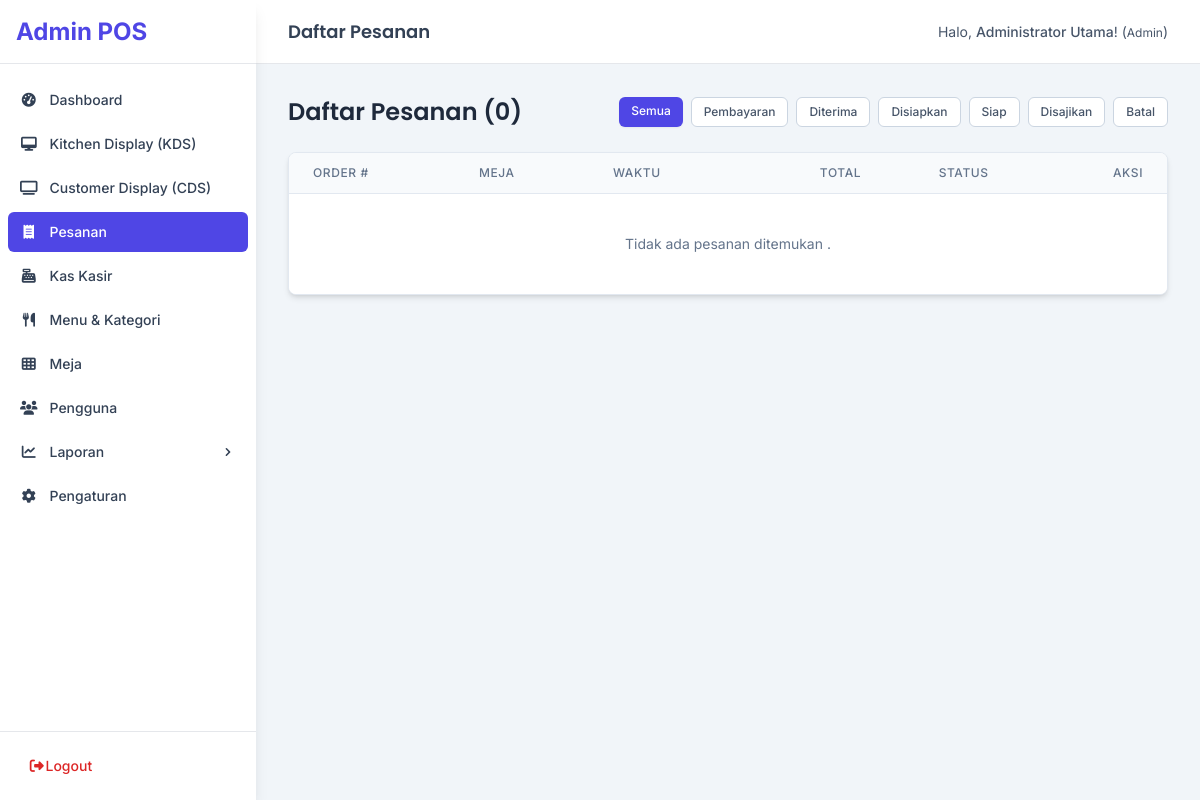
/admin/orders (signed in), run on an earlier commit of the app's database.
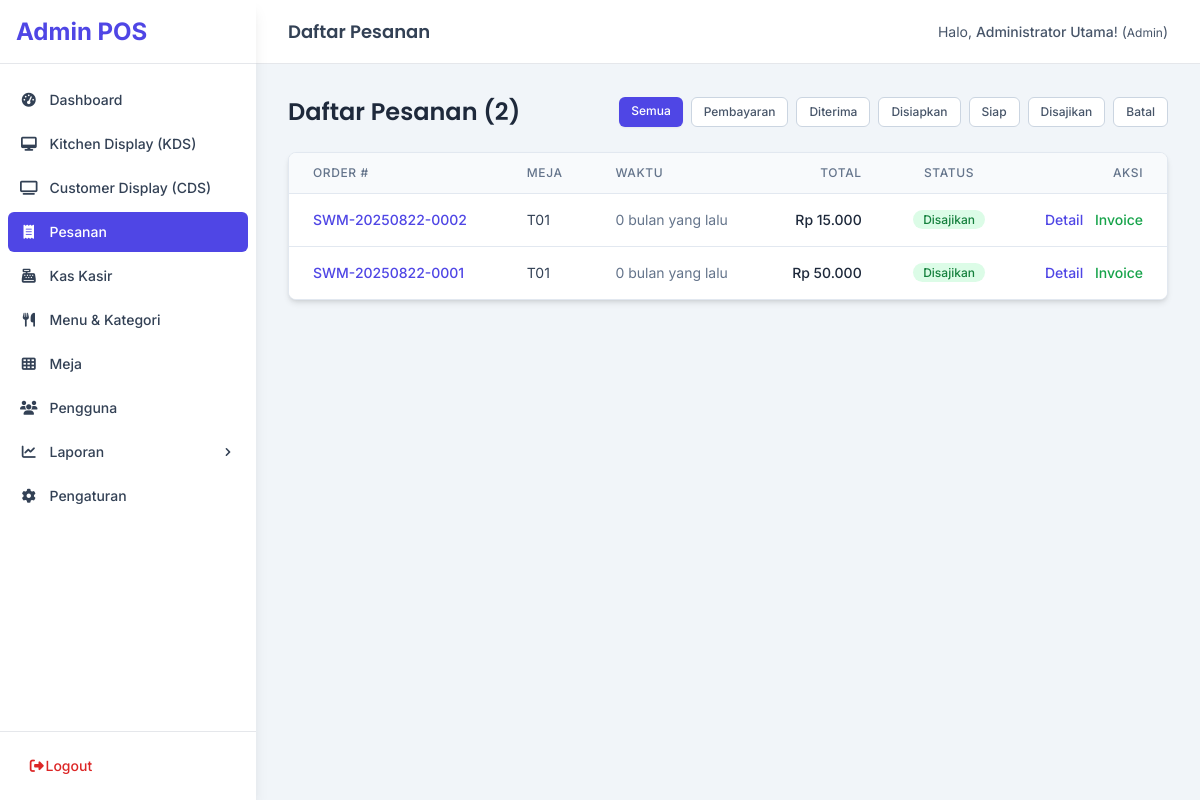
And on a later commit of the database.
### tables this page shows
CREATE TABLE IF NOT EXISTS `orders` (
  `id` bigint(20) unsigned NOT NULL AUTO_INCREMENT,
  `table_id` int(10) unsigned NOT NULL COMMENT 'Relasi ke meja tempat pesanan dibuat',
  `order_number` varchar(100) NOT NULL COMMENT 'Nomor unik pesanan (e.g., STW-YYYYMMDD-NNN)',
  `total_amount` decimal(15,2) NOT NULL DEFAULT '0.00' COMMENT 'Total harga pesanan (dihitung dari order_items)',
  `status` varchar(25) NOT NULL DEFAULT 'pending_payment' COMMENT 'Status progres pesanan',
  `notes` text DEFAULT NULL COMMENT 'Catatan tambahan dari pelanggan untuk keseluruhan pesanan',
  `order_time` timestamp NOT NULL DEFAULT CURRENT_TIMESTAMP COMMENT 'Waktu pesanan dibuat',
  `created_at` timestamp DEFAULT CURRENT_TIMESTAMP,
  `updated_at` timestamp DEFAULT CURRENT_TIMESTAMP ON UPDATE CURRENT_TIMESTAMP,
  `shipping_cost` decimal(15,2) NOT NULL DEFAULT '0.00',
  `service_charge` decimal(15,2) NOT NULL DEFAULT '0.00',
  `mdr_service_fee` decimal(15,2) NOT NULL DEFAULT '0.00',
  `rounding` decimal(15,2) NOT NULL DEFAULT '0.00',
  `tax` decimal(15,2) NOT NULL DEFAULT '0.00',
  `other_revenue` decimal(15,2) NOT NULL DEFAULT '0.00',
  `purchase_promo` decimal(15,2) NOT NULL DEFAULT '0.00',
  `product_promo` decimal(15,2) NOT NULL DEFAULT '0.00',
  `complimentary` decimal(15,2) NOT NULL DEFAULT '0.00',
  `admin_fee` decimal(15,2) NOT NULL DEFAULT '0.00',
  `refunds` decimal(15,2) NOT NULL DEFAULT '0.00',
  `mdr_fee` decimal(15,2) NOT NULL DEFAULT '0.00',
  `commission` decimal(15,2) NOT NULL DEFAULT '0.00',
  PRIMARY KEY (`id`)  ,
  UNIQUE KEY `order_number` (`order_number`),
  KEY `fk_orders_tables_idx` (`table_id`),
  KEY `idx_orders_status` (`status`),
  KEY `idx_orders_order_time` (`order_time`),
  CONSTRAINT `fk_orders_tables` FOREIGN KEY (`table_id`) REFERENCES `tables` (`id`) ON UPDATE CASCADE
);

CREATE TABLE IF NOT EXISTS `tables` (
  `id` int(10) unsigned NOT NULL AUTO_INCREMENT,
  `table_number` varchar(50) NOT NULL COMMENT 'Nomor atau Nama Meja (e.g., T01, T02, VIP 1)',
  `qr_code_identifier` varchar(100) NOT NULL COMMENT 'Identifier unik untuk URL QR Code (bisa UUID atau random string)',
  `description` varchar(255) DEFAULT NULL COMMENT 'Deskripsi tambahan meja',
  `is_active` tinyint(1) NOT NULL DEFAULT '1' COMMENT 'Apakah meja ini aktif digunakan',
  `created_at` timestamp DEFAULT CURRENT_TIMESTAMP,
  `updated_at` timestamp DEFAULT CURRENT_TIMESTAMP ON UPDATE CURRENT_TIMESTAMP,
  PRIMARY KEY (`id`)  ,
  UNIQUE KEY `table_number` (`table_number`),
  UNIQUE KEY `qr_code_identifier` (`qr_code_identifier`),
  KEY `idx_tables_table_number` (`table_number`),
  KEY `idx_tables_qr_code_identifier` (`qr_code_identifier`)
);

### app/views/admin/orders/index.php (the view, shortened to what the changed rows need)
<?php
$orders = $orders ?? [];
$statusFilter = $statusFilter ?? 'all';
$totalOrders = $totalOrders ?? 0;
$statusClasses = [
    'pending_payment' => 'bg-orange-100 text-orange-700 animate-pulse',
    'received' => 'bg-blue-100 text-blue-700',
    'preparing' => 'bg-yellow-100 text-yellow-700',
    'ready' => 'bg-teal-100 text-teal-700',
    'served' => 'bg-green-100 text-green-700',
    'cancelled' => 'bg-red-100 text-red-700',
];
$statusTexts = [
    'pending_payment' => 'Pembayaran',
    'received' => 'Diterima',
    'preparing' => 'Disiapkan',
    'ready' => 'Siap',
    'served' => 'Disajikan',
    'cancelled' => 'Batal'
];
?>
<div class="flex justify-between items-center mb-6">
    <h2 class="text-2xl font-semibold text-slate-800">Daftar Pesanan (<?= SanitizeHelper::html($totalOrders) ?>)</h2>
    <div class="flex flex-wrap gap-2">
         <?php
         $filterStatuses = [
             'all' => 'Semua',
             'pending_payment' => 'Pembayaran',
             'received' => 'Diterima',
             'preparing' => 'Disiapkan',
             'ready' => 'Siap',
             'served' => 'Disajikan',
             'cancelled' => 'Batal'
            ];
         ?>
         <?php foreach ($filterStatuses as $key => $text): ?>
            <a href="<?= UrlHelper::baseUrl('/admin/orders?status=' . $key) ?>"
               class="px-3 py-1.5 text-xs font-medium rounded-md transition whitespace-nowrap
                      <?= ($statusFilter === $key)
                         ? 'bg-indigo-600 text-white shadow-sm'
                         : 'bg-white text-slate-600 border border-slate-300 hover:bg-slate-50' ?>">
               <?= SanitizeHelper::html($text) ?>
            </a>
         <?php endforeach; ?>
    </div>
</div>
<div class="bg-white shadow-md rounded-lg overflow-hidden border border-slate-200">
    <div class="overflow-x-auto">
        <table class="min-w-full divide-y divide-slate-200">
            <thead class="bg-slate-50">
                <tr>
                    <th scope="col" class="px-6 py-3 text-left text-xs font-medium text-slate-500 uppercase tracking-wider">Order #</th>
                    <th scope="col" class="px-6 py-3 text-left text-xs font-medium text-slate-500 uppercase tracking-wider">Meja</th>
                    <th scope="col" class="px-6 py-3 text-left text-xs font-medium text-slate-500 uppercase tracking-wider">Waktu</th>
                    <th scope="col" class="px-6 py-3 text-right text-xs font-medium text-slate-500 uppercase tracking-wider">Total</th>
                    <th scope="col" class="px-6 py-3 text-center text-xs font-medium text-slate-500 uppercase tracking-wider">Status</th>
                    <th scope="col" class="px-6 py-3 text-right text-xs font-medium text-slate-500 uppercase tracking-wider">Aksi</th>
                </tr>
            </thead>
            <tbody id="admin-orders-table-body" class="bg-white divide-y divide-slate-200">
                <?php if (empty($orders)): ?>
                    <tr>
                        <td colspan="6" class="px-6 py-10 text-center text-slate-500 text-sm">
                            Tidak ada pesanan ditemukan <?= ($statusFilter !== 'all' && isset($statusTexts[$statusFilter])) ? 'untuk status "' . SanitizeHelper::html($statusTexts[$statusFilter]) . '"' : '' ?>.
                        </td>
                    </tr>
                <?php else: ?>
                    <?php foreach ($orders as $order): ?>
                        <tr>
                             <td class="px-6 py-4 whitespace-nowrap text-sm font-medium text-indigo-600">
                                <?= SanitizeHelper::html($order['order_number']) ?>
                            </td>
                            <td class="px-6 py-4 whitespace-nowrap text-sm text-slate-700">
                                <?= SanitizeHelper::html($order['table_number']) ?>
                            </td>
                            <td class="px-6 py-4 whitespace-nowrap text-sm text-slate-500">
                                <span title="<?= DateHelper::formatIndonesian($order['order_time'], 'full') ?>">
                                    <?= DateHelper::timeAgo($order['order_time']) ?>
                                </span>
                            </td>
                            <td class="px-6 py-4 whitespace-nowrap text-sm text-slate-800 text-right font-medium">
                                <?= NumberHelper::formatCurrencyIDR($order['total_amount']) ?>
                            </td>
                            <td class="px-6 py-4 whitespace-nowrap text-center text-xs font-medium">
                                <span class="px-2.5 py-0.5 rounded-full <?= $statusClasses[$order['status']] ?? 'bg-gray-100 text-gray-600' ?>">
                                    <?= SanitizeHelper::html($statusTexts[$order['status']] ?? ucfirst($order['status'])) ?>
                                </span>
                            </td>
                             <td class="px-6 py-4 whitespace-nowrap text-right text-sm font-medium space-x-2">
                                <a href="<?= UrlHelper::baseUrl('/admin/orders/show/' . $order['id']) ?>" class="text-indigo-600 hover:text-indigo-800" title="Lihat Detail">Detail</a>
                                <a href="<?= UrlHelper::baseUrl('/admin/orders/invoice/' . $order['id']) ?>" class="text-green-600 hover:text-green-800" title="Lihat Invoice" target="_blank">Invoice</a>
                            </td>
                        </tr>
                    <?php endforeach; ?>
                <?php endif; ?>
            </tbody>
        </table>
    </div>
</div>

What changed in the data, as far as the page shows it:
added orders: order_number "SWM-20250822-0002", table.table_number "T01", order_time "0 bulan yang lalu", total_amount "Rp 15.000", status "Disajikan"
added orders: order_number "SWM-20250822-0001", table.table_number "T01", order_time "0 bulan yang lalu", total_amount "Rp 50.000", status "Disajikan"
Also different on the page:
SanitizeHelper::html($totalOrders): "0" → "2"
text no longer shown: "Tidak ada pesanan ditemukan ."
